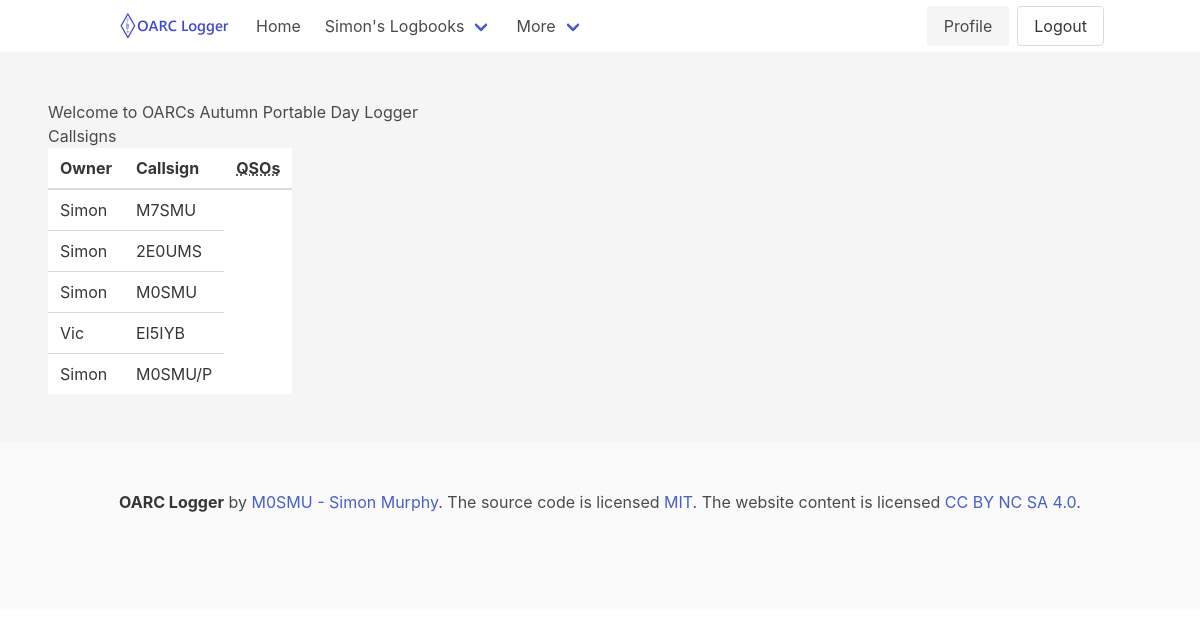
Page /callsigns/ (signed in) on the committed database.
### logger/models.py (models this page shows)
class User(UserMixin, db.Model):
    id = db.Column(db.Integer, primary_key=True) # primary keys are required by SQLAlchemy
    name = db.Column(db.String(1000), unique=True)
    email = db.Column(db.String(100), unique=True)
    password = db.Column(db.String(100))
    created_on = db.Column(db.DateTime())
    last_login = db.Column(db.DateTime())
    callsigns = db.relationship('Callsign', backref='user', lazy=True)

class Callsign(db.Model):
    id = db.Column(db.Integer, primary_key=True) # primary keys are required by SQLAlchemy
    name = db.Column(db.String(1000), unique=True)
    user_id = db.Column(db.Integer, db.ForeignKey('user.id'), nullable=False)
    primary = db.Column(db.Boolean, default=False)

### logger/callsigns/views.py (the view)
@callsigns.route("/")
@login_required
def index():
    callsignlist = Callsign.query.all()
    return render_template('callsignindex.html', callsigns=callsignlist)

### logger/application.py (called while the page is built)
def create_app():
    app = Flask(__name__)
    app.config.from_object(Config)
    db.init_app(app)
    migrate = Migrate(app, db, render_as_batch=True)
    login_manager = LoginManager()
    login_manager.login_view = 'users.login'
    login_manager.init_app(app)
    from logger.models import User
    @login_manager.user_loader
    def load_user(user_id):
        return User.query.get(int(user_id))
    app.register_blueprint(users, url_prefix='/users')
    app.register_blueprint(callsigns, url_prefix='/callsigns')
    app.register_blueprint(qsos, url_prefix='/qsos')
    @app.route("/")
    def index():
        return render_template('index.html')
    @app.route("/about")
    def about():
        return render_template('about.html')
    @app.template_filter()
    def MhzFormat(value):
        value = float(value)/1000000
        return "{:,.6f} MHz".format(value)
    return app

### logger/templates/callsignindex.html
{% extends 'base.html' %}
{% block content %}
    <h1>{% block title %} Welcome to OARCs Autumn Portable Day Logger {% endblock %}</h1>
    <h2>Callsigns</h2>
    <table class="table">
        <thead>
            <tr>
                <th>Owner</th>
                <th>Callsign</th>
                <th><abbr title="Number of QSOs">QSOs</abbr></th>
            </tr>
        </thead>
        <tbody>
            {% for call in callsigns %}
            <tr>
                <td><a href="{{ url_for ('users.profile', user=call.user['name']) }}"">{{ call.user.name }}</a></td>
                <td>{{ call.name }}</td>
            </tr>
            {% else %}
            No Callsigns
            {% endfor %}
        </tbody>
    </table>
    {% endblock %}

### logger/templates/base.html (shortened to what this page needs)
<!DOCTYPE html>
<html>
<head>
    <link rel="stylesheet" href="https://cdn.jsdelivr.net/npm/bulma@0.9.4/css/bulma.min.css" />
</head>
<body>
    <nav class="navbar">
        <div class="container">
            <div class="navbar-brand">
                <a class="navbar-item" href="https://oarc.uk">
                    <img src="{{ url_for('static', filename='OARCLogger.png') }}" width="112" height="28">
                </a>
            </div>
            <div id="navbarMenuHeroA" class="navbar-menu">
                <div id="navbarBasicExample" class="navbar-menu">
                    <div class="navbar-start">
                        <a href="{{ url_for('users.index') }}" class="navbar-item">
                            Home
                        </a>
                        {% if current_user.is_authenticated %}
                        <div class="navbar-item has-dropdown is-hoverable">
                            <a class="navbar-link">
                            {{ current_user.name }}'s Logbooks
                            </a>
                        </div>
                        {% endif %}
                        <div class="navbar-item has-dropdown is-hoverable">
                            <a class="navbar-link">
                            More
                            </a>
                        </div>
                    </div>
                <div class="navbar-end">
                    <div class="buttons">
                        {% if current_user.is_authenticated %}
                        <a href="{{ url_for('users.profile', user=current_user.name) }}" class="button is-light">
                            Profile
                        </a>
                        {% endif %}
                        {% if current_user.is_authenticated %}
                        <a href="{{ url_for('users.logout') }}" class="button">
                            Logout
                        </a>
                    {% endif %}
                </div>
            </div>
        </div>
    </nav>
    <section class="hero {% block hero %}is-light{% endblock %}">
        <div class="hero-body">
            {% block content %}
            {% endblock %}
        </div>
    </section>
</body>
<footer class="footer">
    <div class="content has-text-centered">
      <p>
        <strong>OARC Logger</strong> by <a href="https://qrz.com/db/M0SMU">M0SMU - Simon Murphy</a>. The source code is licensed
        <a href="http://opensource.org/licenses/mit-license.php">MIT</a>. The website content
        is licensed <a href="http://creativecommons.org/licenses/by-nc-sa/4.0/">CC BY NC SA 4.0</a>.
      </p>
    </div>
  </footer>
</html>

### rows in the picture
User: name "Simon"
Callsign: user.name "Simon", name "M7SMU"
Callsign: user.name "Simon", name "2E0UMS"
Callsign: user.name "Simon", name "M0SMU"
Callsign: user.name "Vic", name "EI5IYB"
Callsign: user.name "Simon", name "M0SMU/P"
